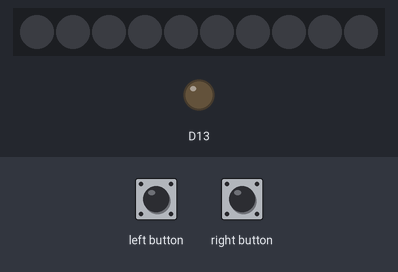
The sketch below on a simulated Adafruit Circuit Playground Express. On the bench: 10 RGB LEDs in strip order, left to right, output pins drawn as LEDs (lit = HIGH). Inputs (shaded band) come from the test bench. Dim RGB values are drawn brighter than linear.

Above: at 1.2 s.
1.3 s: right button pressed for 1 s
At 2.8 s:
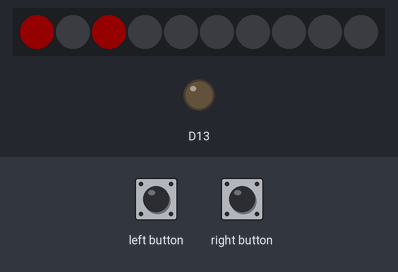
3.8 s: right button pressed for 0.15 s
At 4.8 s:
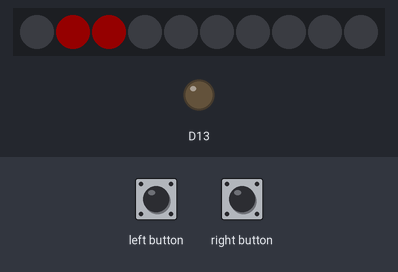
5.4 s: left button pressed for 3.2 s
At 5.7 s:
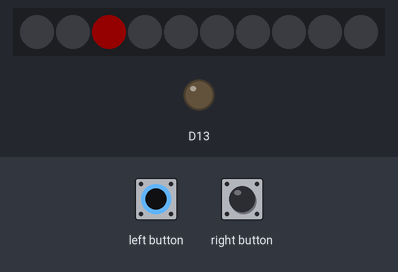
Timing chart, 0 to 8.4 s (numbered marks = the images above; inputs shaded):
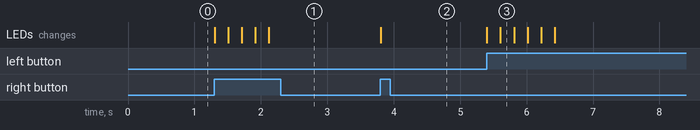

Measured:
- after the input at 1.3 s, the LEDs: first change at once (image 1 shows a later state)
- after the input at 3.8 s, the LEDs: change at once (image 2)
- after the input at 5.4 s, the LEDs: first change at once (image 3 shows a later state)

The sketch:

Compteur_binair.ino
```cpp
#include <Adafruit_CircuitPlayground.h>

int num = 0;

void setup() {
  CircuitPlayground.begin();
  show();
}

void loop() {
  //Ajouter 1 si il depasse pas 1023
  if (CircuitPlayground.rightButton() && num < 1023) {
    num++;
    show();
    delay(200);
  }
  //Ajouter 1 si il est pas sous 0
  if (CircuitPlayground.leftButton() && num > 0) {
    num--;
    show();
    delay(200);
  }
}
  //Regarder a la led (entre 0-9) et montrer si on a besoin
void show() {
  for (int i = 0; i < 10; i++) {
    checker(1 << i, i);
  }
}
  /*Comparer le num et le div si il montre qu'il y a un bit a la position de div dans le num
    Allume la led
    sinon
    Garde la lumiere fermer
  */
void checker(int div, int led) {
  if (num & div){
    CircuitPlayground.setPixelColor(led, 255, 0, 0);
  }
  else{
    CircuitPlayground.setPixelColor(led, 0, 0, 0);
  }
}
```
